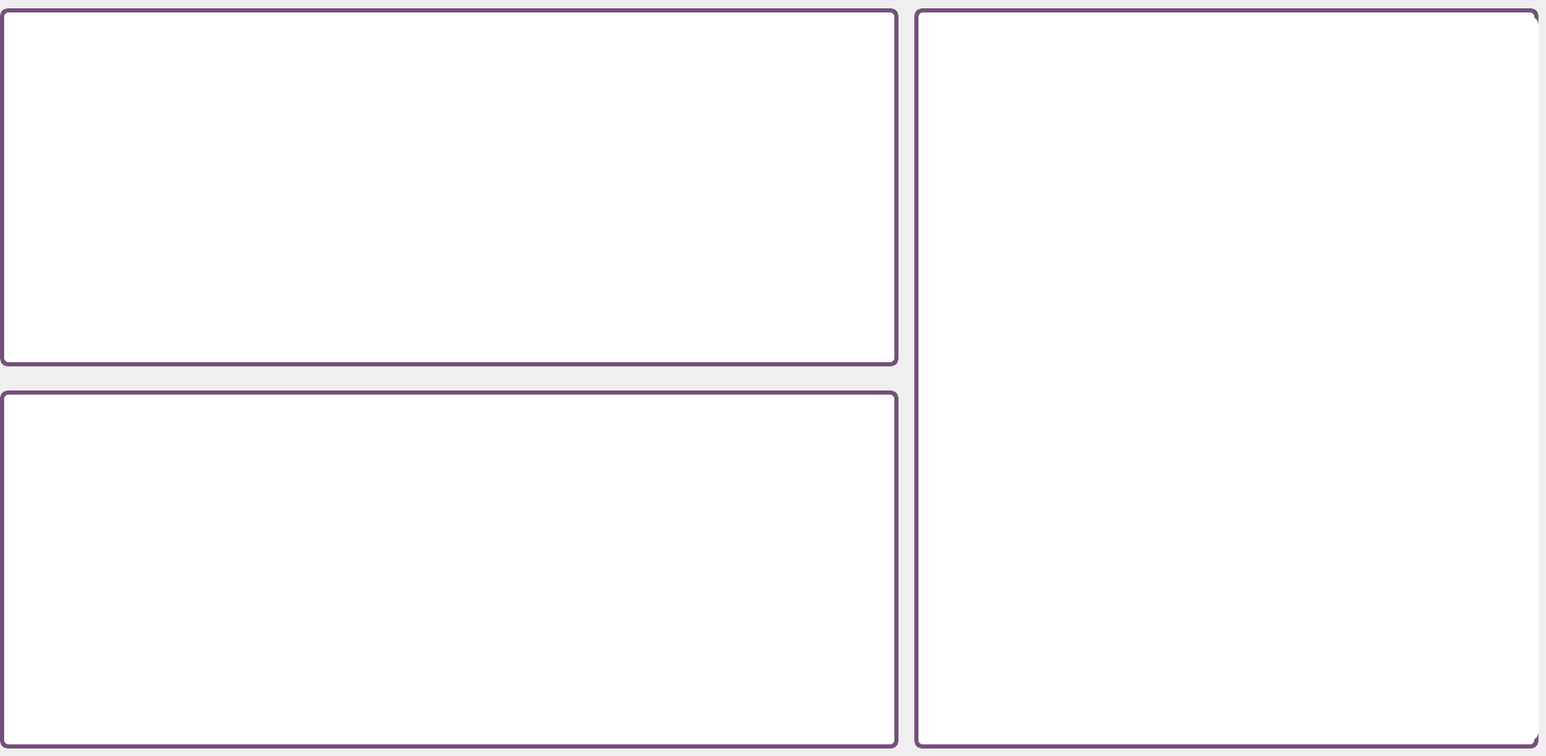
   <widget class="QWidget" name="chartTab">
    <attribute name="title">
     <string>Chart</string>
    </attribute>
    <widget class="QGroupBox" name="z_chart">
     <property name="geometry">
      <rect>
       <x>1100</x>
       <y>10</y>
       <width>751</width>
       <height>891</height>
      </rect>
     </property>
     <property name="styleSheet">
      <string notr="true">font-style: italic;
border: 5px solid rgb(117, 80, 123);
border-radius: 10px;
background-color: #fff;</string>
     </property>
     <property name="title">
      <string/>
     </property>
     <widget class="QWidget" name="chartWidget_z" native="true">
      <property name="geometry">
       <rect>
        <x>10</x>
        <y>10</y>
        <width>741</width>
        <height>871</height>
       </rect>
      </property>
      <property name="styleSheet">
       <string notr="true">border:none;</string>
      </property>
     </widget>
    </widget>
    <widget class="QGroupBox" name="x_chart">
     <property name="geometry">
      <rect>
       <x>0</x>
       <y>10</y>
       <width>1081</width>
       <height>431</height>
      </rect>
     </property>
     <property name="styleSheet">
      <string notr="true">font-style: italic;
border: 5px solid rgb(117, 80, 123);
border-radius: 10px;
background-color: #fff;</string>
     </property>
     <property name="title">
      <string/>
     </property>
     <widget class="QWidget" name="chartWidget_x" native="true">
      <property name="geometry">
       <rect>
        <x>10</x>
        <y>10</y>
        <width>1061</width>
        <height>411</height>
       </rect>
      </property>
      <property name="cursor">
       <cursorShape>ArrowCursor</cursorShape>
      </property>
      <property name="styleSheet">
       <string notr="true">border:none;</string>
      </property>
     </widget>
    </widget>
    <widget class="QGroupBox" name="y_chart">
     <property name="geometry">
      <rect>
       <x>0</x>
       <y>470</y>
       <width>1081</width>
       <height>431</height>
      </rect>
     </property>
     <property name="styleSheet">
      <string notr="true">font-style: italic;
border: 5px solid rgb(117, 80, 123);
border-radius: 10px;
background-color: #fff;</string>
     </property>
     <property name="title">
      <string/>
     </property>
     <widget class="QWidget" name="chartWidget_y" native="true">
      <property name="geometry">
       <rect>
        <x>10</x>
        <y>10</y>
        <width>1061</width>
        <height>411</height>
       </rect>
      </property>
      <property name="cursor">
       <cursorShape>ArrowCursor</cursorShape>
      </property>
      <property name="styleSheet">
       <string notr="true">border:none;</string>
      </property>
     </widget>
    </widget>
   </widget>
